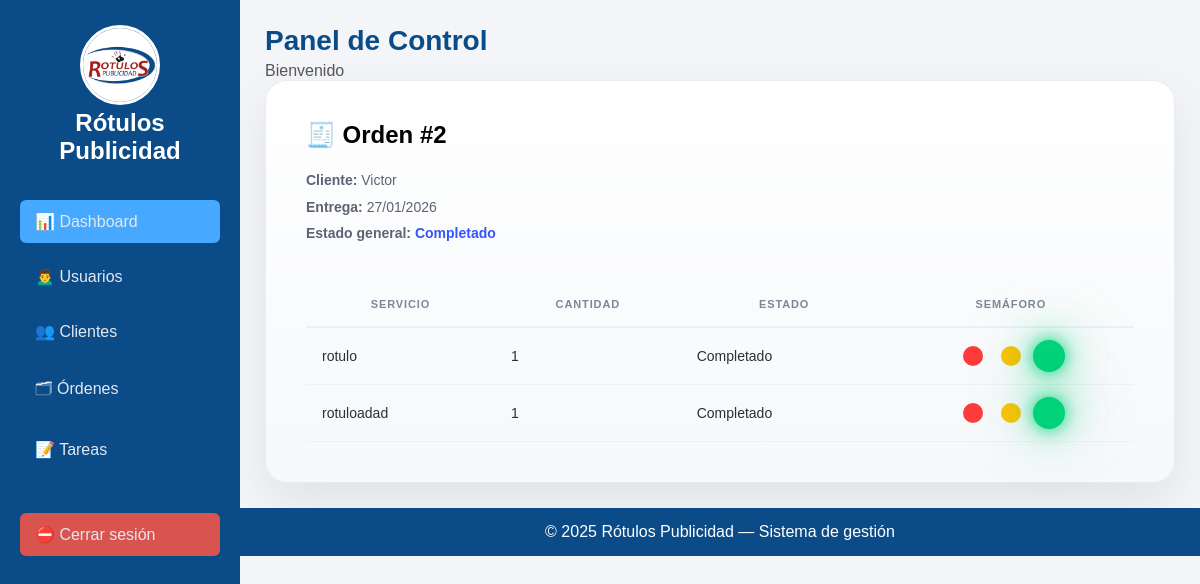
/orden/revision/2/ (signed in), run on the app's committed database.
### appR/models.py (models this page shows, shortened)
class Orden(models.Model):
    ESTADOS = (
        ("Pendiente", "Pendiente"),
        ("En proceso", "En proceso"),
        ("Completado", "Completado"),
    )
    cliente = models.ForeignKey(Cliente, on_delete=models.CASCADE)
    responsable = models.ForeignKey(
        Usuario,
        on_delete=models.SET_NULL,
        null=True,
        blank=True
    )
    fecha_creacion = models.DateTimeField(auto_now_add=True)
    fecha_entrega = models.DateField()
    estado = models.CharField(max_length=20, choices=ESTADOS, default="Pendiente")

class Cliente(models.Model):
    nombre = models.CharField(max_length=150)
    cedula = models.CharField(max_length=30, unique=True)
    telefono = models.CharField(max_length=20)
    correo = models.EmailField()
    tipo_cliente = models.CharField(max_length=20, choices=TIPO_CLIENTE)
    categoria = models.CharField(max_length=20, choices=CATEGORIA)
    edad = models.PositiveIntegerField()
    genero = models.CharField(max_length=1, choices=GENERO)

class ItemServicio(models.Model):
    orden = models.ForeignKey(
        Orden,
        on_delete=models.CASCADE,
        related_name="items"
    )
    nombre = models.CharField(max_length=100)
    cantidad = models.PositiveIntegerField(default=1)
    estado = models.CharField(
        max_length=20,
        choices=ESTADO_SERVICIO,
        default="Pendiente"
    )

### appR/views.py (the view, shortened to what this page needs)
# urls.py: path("orden/revision/<int:orden_id>/", views.orden_revision, name="orden_revision"),
@login_required
def orden_revision(request, orden_id):
    orden = get_object_or_404(Orden, id=orden_id)
    servicios = ItemServicio.objects.filter(orden=orden)
    return render(request, "appR/orden_revision.html", {
        "orden": orden,
        "servicios": servicios
    })

### appR/templates/appR/orden_revision.html (shortened to what this page needs)
{% extends "appR/dashboard_P.html" %}
{% load static %}
{% block extra_css %}
<link rel="stylesheet" href="{% static 'appR/css/ordenes_revision.css' %}">
{% endblock %}
{% block contenido_dashboard %}
<div class="panel">
    <h2>🧾 Orden #{{ orden.id }}</h2>
    <p class="info">
        <strong>Cliente:</strong> {{ orden.cliente.nombre }} <br>
        <strong>Entrega:</strong> {{ orden.fecha_entrega|date:"d/m/Y" }} <br>
        <strong>Estado general:</strong>
        <span class="orden-estado">{{ orden.estado }}</span>
    </p>
    <table class="tabla">
        <thead>
            <tr>
                <th>Servicio</th>
                <th>Cantidad</th>
                <th>Estado</th>
                <th>Semáforo</th>
            </tr>
        </thead>
        <tbody>
            {% for item in servicios %}
            <tr>
                <td>{{ item.nombre }}</td>
                <td>{{ item.cantidad }}</td>
                <td>
                    {{ item.estado }}
                </td>
                <td>
                    <form method="post" class="semaforo-form">
                        <button name="estado" value="Pendiente"
                            class="dot red {% if item.estado == 'Pendiente' %}active{% endif %}">
                        </button>
                        <button name="estado" value="En proceso"
                            class="dot yellow {% if item.estado == 'En proceso' %}active{% endif %}">
                        </button>
                        <button name="estado" value="Completado"
                            class="dot green {% if item.estado == 'Completado' %}active{% endif %}">
                        </button>
                    </form>
                </td>
            </tr>
            {% endfor %}
        </tbody>
    </table>
</div>
{% endblock %}

### appR/static/appR/css/dashboard.css (style rules this page uses)
:root { --azul: #0B4B88; --azul-claro: #46A8FF; --gris: #f3f5f8; --rojo: #d9534f; --verde: #5cb85c; --amarillo: #f0ad4e; --sombra: 0 3px 10px rgba(0,0,0,.1); --radio: 14px; --trans: .3s ease; }
* { margin: 0; padding: 0; box-sizing: border-box; font-family: Poppins, Arial, sans-serif; }
body { background: var(--gris); min-height: 100vh; }

### appR/static/appR/css/ordenes_revision.css (style rules this page uses)
.panel { background: linear-gradient(180deg, #ffffff, #f6f8fb); padding: 40px; border-radius: 22px; box-shadow: 0 20px 50px rgba(0,0,0,.08); border: 1px solid #e8ecf3; }
.info { margin: 18px 0 35px; font-size: 14px; color: #5c6473; line-height: 1.9; }
.orden-estado { font-weight: 700; color: #3454ff; }
.tabla { width: 100%; border-collapse: collapse; font-size: 14px; }
.tabla thead th { padding: 16px; text-transform: uppercase; letter-spacing: .08em; font-size: 11px; color: #7d8798; border-bottom: 2px solid #edf0f6; }
.tabla tbody tr { transition: all .25s ease; }
.tabla td { padding: 18px 16px; border-bottom: 1px solid #eef1f6; color: #2c2f3a; }
.semaforo-form { display: flex; gap: 18px; align-items: center; justify-content: center; }
.dot { width: 20px; height: 20px; border-radius: 50%; border: none; cursor: pointer; position: relative; transition: all .25s ease; background: #cfd6e2; }
.red { background: #ff3b3b; box-shadow: 0 0 0 rgba(255,59,59,0); }
.yellow { background: #ffc107; box-shadow: 0 0 0 rgba(255,193,7,0); }
.green { background: #00d27a; box-shadow: 0 0 0 rgba(0,210,122,0); }
.dot.active { transform: scale(1.6); }
.green.active { box-shadow: 0 0 10px rgba(0,210,122,.9), 0 0 25px rgba(0,210,122,.6), 0 0 45px rgba(0,210,122,.4); }

### data on the page
Orden: id "2", cliente.nombre "Victor", fecha_entrega "27/01/2026", estado "Completado"
ItemServicio: nombre "rotulo", cantidad "1", estado "Completado"
ItemServicio: nombre "rotuloadad", cantidad "1", estado "Completado"
